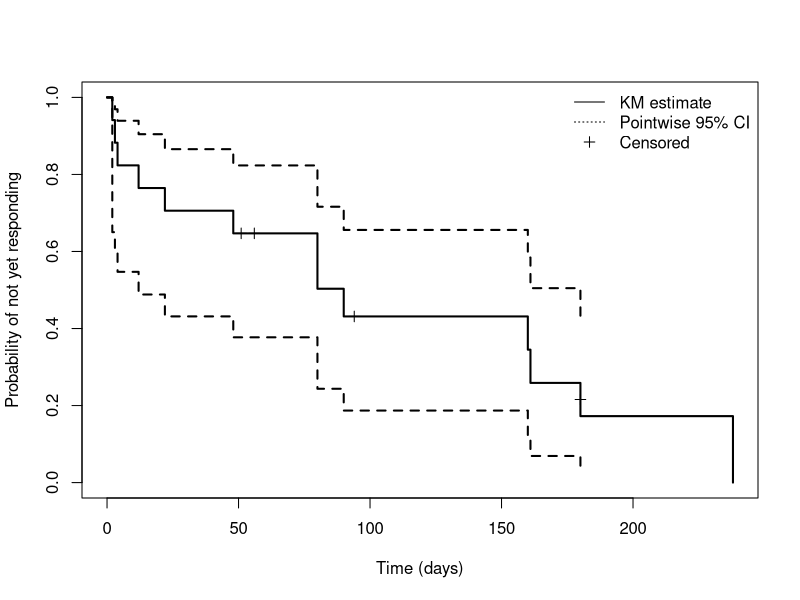
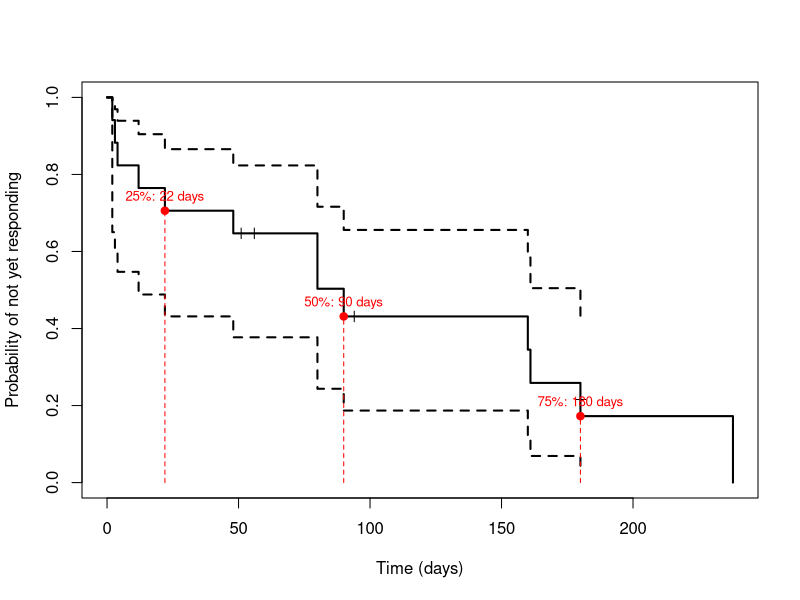

Source code (R) for these figures, in order:
## ---- chunk 1
library(tidyverse)
library(survival)
## ---- chunk 2
lambda <- c(Relapse = 6 / 186, Death = 3 / 223)

results_prob1 <- tibble(
  Endpoint = names(lambda),
  Mean = 1 / lambda,
  Median = log(2) / lambda,
  S12 = exp(-12 * lambda),
  S24 = exp(-24 * lambda),
  Event12 = 1 - exp(-12 * lambda)
)

knitr::kable(
  results_prob1,
  digits = c(0, 2, 2, 4, 4, 4),
  col.names = c(
    "Endpoint", "Mean (months)", "Median (months)",
    "S(12)", "S(24)", "P(T ≤ 12)"
  ),
  row.names = FALSE
)
## ---- chunk 3
df_prob2 <- tibble(
  time = c(22, 2, 48, 80, 160, 238, 56, 94, 51,
           12, 161, 80, 180, 4, 90, 180, 3),
  status = c(1, 1, 1, 1, 1, 1, 0, 0, 0,
             1, 1, 1, 1, 1, 1, 0, 1)
)

# status: 1 = response, 0 = right censoring
times <- sort(unique(df_prob2$time))

km_table_prob2 <- tibble(
  time = times,
  n_risk = sapply(times, function(t) sum(df_prob2$time >= t)),
  n_response = sapply(times, function(t) {
    sum(df_prob2$time == t & df_prob2$status == 1)
  }),
  n_censored = sapply(times, function(t) {
    sum(df_prob2$time == t & df_prob2$status == 0)
  })
)

km_table_prob2$factor <- with(km_table_prob2, 1 - n_response / n_risk)
km_table_prob2$survival <- cumprod(km_table_prob2$factor)

knitr::kable(
  km_table_prob2,
  digits = 4,
  col.names = c(
    "Time (days)", "At risk", "Responses", "Censored",
    "Conditional survival factor", "KM survival"
  ),
  row.names = FALSE
)
## ---- chunk 4
km_fit <- survfit(
  Surv(time, status) ~ 1,
  data = df_prob2,
  conf.int = 0.95,
  conf.type = "log-log"
)

# Compare the software estimates with the calculation table
km_summary <- summary(km_fit, censored = TRUE)

comparison <- data.frame(
  time = km_summary$time,
  manual = km_table_prob2$survival[
    match(km_summary$time, km_table_prob2$time)
  ],
  software = km_summary$surv
)

stopifnot(
  isTRUE(all.equal(
    comparison$manual,
    comparison$software,
    tolerance = 1e-10
  ))
)

knitr::kable(
  comparison,
  digits = 4,
  col.names = c("Time (days)", "Calculated KM", "Software KM"),
  row.names = FALSE
)
## ---- chunk 5
plot(
  km_fit,
  conf.int = TRUE,
  mark.time = TRUE,
  xlab = "Time (days)",
  ylab = "Probability of not yet responding",
  ylim = c(0, 1),
  col = "black",
  lwd = 2
)

legend(
  "topright",
  legend = c("KM estimate", "Pointwise 95% CI", "Censored"),
  lty = c(1, 3, NA),
  pch = c(NA, NA, 3),
  col = "black",
  bty = "n"
)
## ---- chunk 6
# Greenwood calculations through day 90
gw <- subset(km_table_prob2, time <= 90)

gw$greenwood_sum <- cumsum(
  with(gw, n_response / (n_risk * (n_risk - n_response)))
)

gw$se <- gw$survival * sqrt(gw$greenwood_sum)

out <- subset(gw, time %in% c(2, 90))

# Raw linear intervals: no clipping
out$linear_lower <- out$survival - 1.96 * out$se
out$linear_upper <- out$survival + 1.96 * out$se

# Log-log intervals from the software fit in part (c)
ci <- summary(km_fit, times = out$time)

results <- data.frame(
  time = out$time,
  survival = out$survival,
  se = out$se,
  linear_lower = out$linear_lower,
  linear_upper = out$linear_upper,
  loglog_lower = ci$lower,
  loglog_upper = ci$upper
)

knitr::kable(
  results,
  digits = 4,
  col.names = c(
    "Day", "KM survival", "SE",
    "Linear lower", "Linear upper",
    "Log-log lower", "Log-log upper"
  ),
  row.names = FALSE
)
## ---- chunk 7
# Survival immediately before each observed time
km_table_prob2$survival_before <- c(
  1, head(km_table_prob2$survival, -1)
)

probs <- c(0.25, 0.50, 0.75)

quantile_table <- do.call(rbind, lapply(probs, function(p) {
  i <- which(
    km_table_prob2$n_response > 0 &
      km_table_prob2$survival <= 1 - p
  )[1]

  data.frame(
    percentile = paste0(100 * p, "%"),
    threshold = 1 - p,
    time = km_table_prob2$time[i],
    survival_before = km_table_prob2$survival_before[i],
    survival_after = km_table_prob2$survival[i]
  )
}))

knitr::kable(
  quantile_table,
  digits = 4,
  col.names = c(
    "Percentile", "Threshold", "Time (days)",
    "Survival before", "Survival after"
  ),
  row.names = FALSE
)
## ---- chunk 8
plot(
  km_fit,
  conf.int = TRUE,
  mark.time = TRUE,
  xlab = "Time (days)",
  ylab = "Probability of not yet responding",
  ylim = c(0, 1),
  lwd = 2
)

points(
  quantile_table$time,
  quantile_table$survival_after,
  pch = 19,
  col = "red"
)

segments(
  x0 = quantile_table$time, y0 = 0,
  x1 = quantile_table$time,
  y1 = quantile_table$survival_after,
  lty = 2,
  col = "red"
)

text(
  quantile_table$time,
  quantile_table$survival_after,
  labels = paste0(
    quantile_table$percentile, ": ",
    quantile_table$time, " days"
  ),
  pos = 3,
  cex = 0.8,
  col = "red"
)
